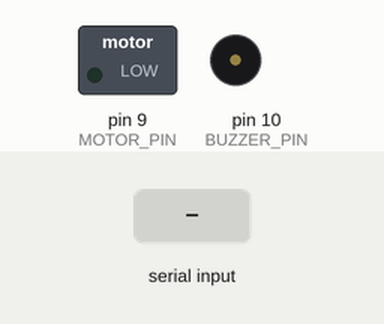
This sketch was run on a simulated Arduino Uno, built with avr-gcc and run on an emulated ATmega328P. On the bench: switched loads named in the sketch (green lamp = pin HIGH), buzzer (waves = sounding, pin HIGH). Inputs (shaded band) come from the test bench.

Above: at 1.2 s.
1.3 s: "go\n" received over Serial
At 2.5 s:
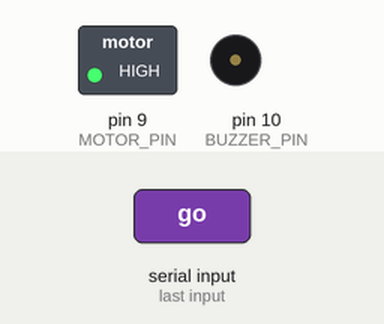
2.8 s: "stop\n" received over Serial
At 3.9 s:
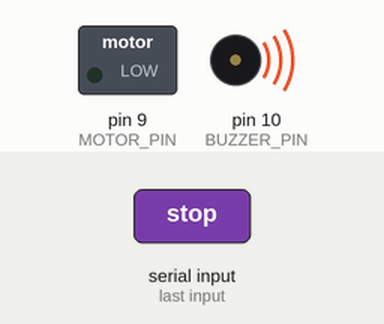
Timing chart, 0 to 5.8 s (numbered marks = the images above; inputs shaded):
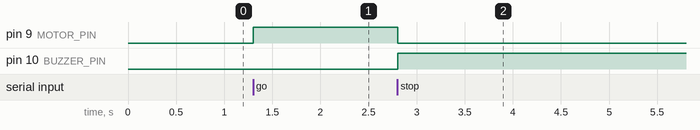

Measured:
- after the input at 1.3 s, pin 9 (MOTOR_PIN): LOW → HIGH at once
- after the input at 2.8 s, pin 9 (MOTOR_PIN): HIGH → LOW at once; pin 10 (BUZZER_PIN): LOW → HIGH at once

The sketch:

acc_arduino_code.ino
```cpp
const int MOTOR_PIN = 9;
const int BUZZER_PIN = 10;

void setup() {
  pinMode(MOTOR_PIN, OUTPUT);
  pinMode(BUZZER_PIN, OUTPUT);
  Serial.begin(9600);
}

void loop() {
  if (Serial.available()) {
    String command = Serial.readStringUntil('\n');
    command.trim();
    if (command == "go") {
      digitalWrite(MOTOR_PIN, HIGH);
      digitalWrite(BUZZER_PIN, LOW);
    } else if (command == "stop") {
      digitalWrite(MOTOR_PIN, LOW);
      digitalWrite(BUZZER_PIN, HIGH);
    }
  }
}
```
